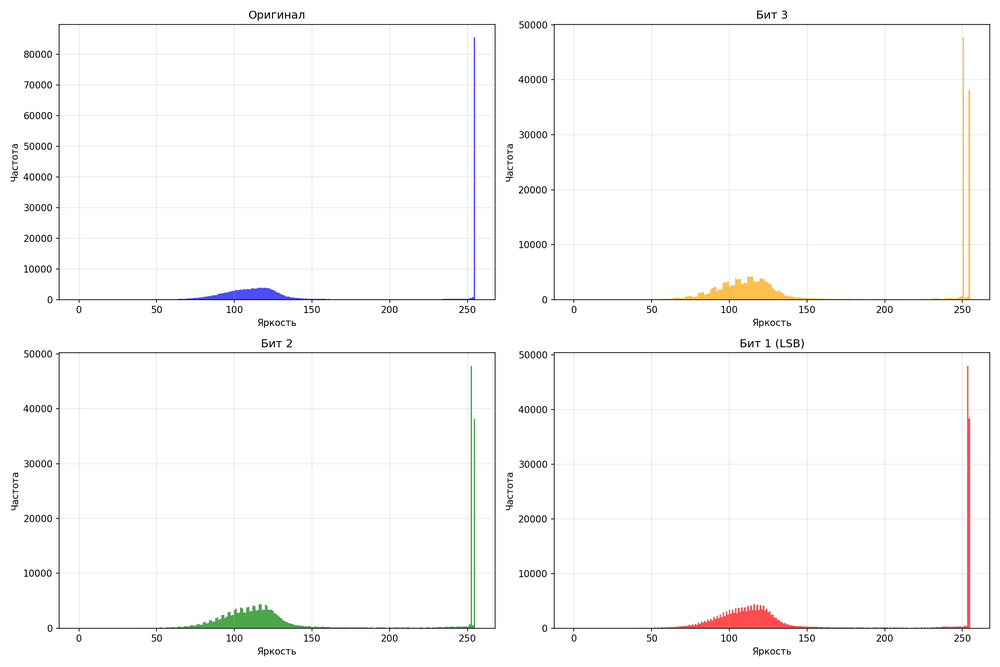
#> input picture histogram_1.png, 1000 x 667 px, shrunk from 2250 x 1500 before the run
$ python second_part.py
#> lines starting #> are read from the running program, lines starting #| are printed output that depends on the picture
# 2) Внедрение данных в заданную битовую плоскость.
# Пользователь указывает:
# - номер бита k ∈ {1,2,…,8}.
# - сообщение из текстового файла, размером не менее 30Кб.
# Программа замещает k-е биты пикселей исходного
# изображения битами сообщения (по одному биту на пиксель,
# слева направо, сверху вниз) от начала до конца контейнера,
# показывает сколько бит удалось записать. Выходное
# изображение сохраняется как 8-битное серое.

# Результат сохранен в папку ./2_result/<название исходного изображения>_bit<номер бита>

from PIL import Image
from pathlib import Path

def main(img_path = None, bit = None, output_folder = None):
    bit_number = bit if bit else int(input("Введите номер бита для замены (1-8): "))
#> the answer given: 1

    if not 1 <= bit_number <= 8:
        print('Задан некорректный номер бита')
        exit()

    text_message_path = "./text.txt"
    print("Используется путь к файлу с сообщением ./text.txt")

    with open(text_message_path, 'rb') as file:
#> (reads text.txt from the repository)
        content = file.read()
        binary_text_array = [bit for byte in content for bit in format(byte, "08b")]

    if not binary_text_array:
        print("Файл сообщения пуст.")
        exit()

    file = img_path if img_path else Path('./' + input(f"Введите путь к контейнеру: ./"))
#> the answer given: histogram_1.png
    if not file.is_file() or not file.suffix.lower() in ['.bmp', '.png', '.jpg', '.jpeg', '.tiff']:
        exit()

    # Открываем изображение и преобразуем в градации серого (8 бит)
    image = Image.open(file).convert('L')
    pixels = image.load()

    total_pixels = image.width * image.height
#> total_pixels = 667000
    bits_to_write = min(len(binary_text_array), total_pixels)
#> bits_to_write = 262360
    written = 0

    # Обход пикселей построчно (слева направо, сверху вниз)
    for y in range(image.height):
        for x in range(image.width):
            if written >= bits_to_write:
                break
            # Текущее значение пикселя (число от 0 до 255)
            pixel = pixels[x, y]
            # Преобразуем в двоичную строку из 8 бит
            binary_pixel = format(pixel, '08b')
            # Заменяем k-й бит на бит сообщения
            # Преобразуем строку в список для замены символа
            bit_list = list(binary_pixel)
            bit_list[8 - bit_number] = binary_text_array[written]
            # Собираем обратно и преобразуем в число
            new_pixel = int(''.join(bit_list), 2)
            pixels[x, y] = new_pixel
            written += 1
        if written >= bits_to_write:
            break
#> after the loop, written = 262360

    # Сохраняем результат
    output_folder = output_folder if output_folder else Path("./2_result")
    output_folder.mkdir(parents=True, exist_ok=True)
    output_path = output_folder / f"{file.stem}_bit{bit_number}.bmp"
    image.save(output_path)
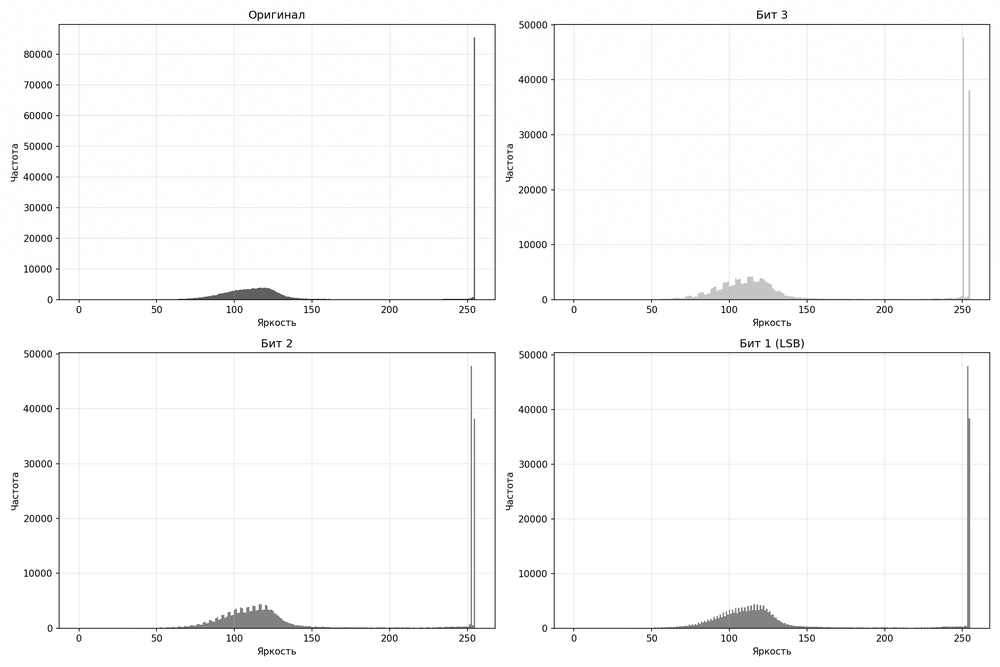
#> saved as histogram_1_bit1.bmp: PIL image 1000x667 L; min 0, max 255, mean 249.8

    print(f"Сохранено: {output_path}")
    print(f"Записано бит: {written} из {len(binary_text_array)}")
#| Записано бит: 262360 из 262360

if __name__ == "__main__":
    main()
